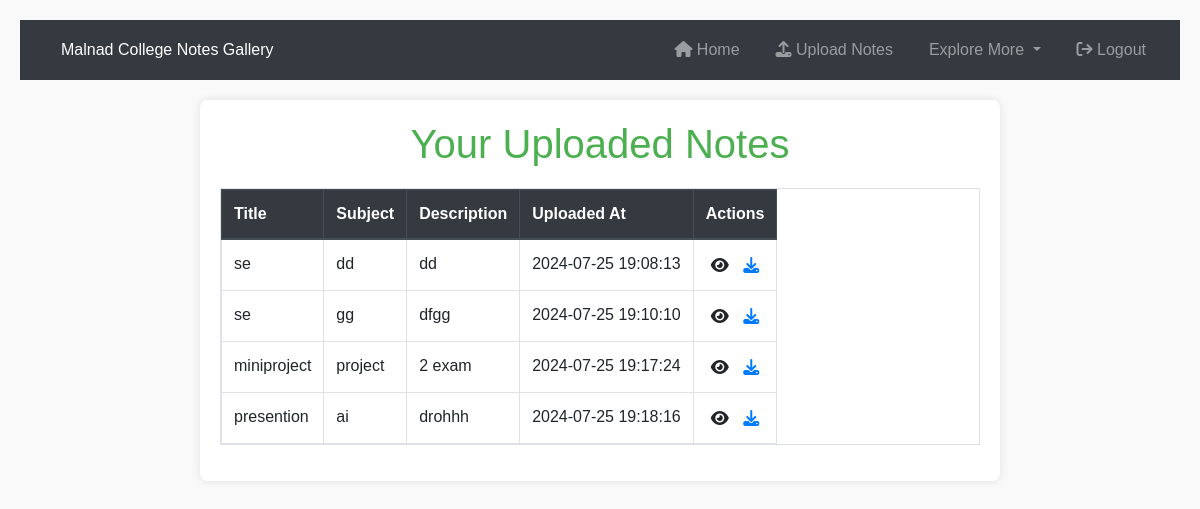
/uploaded_notes.php (signed in), run on the app's committed database.
### tables this page shows
CREATE TABLE `notes` (
  `note_id` int(11) NOT NULL,
  `user_id` int(11) NOT NULL,
  `title` varchar(255) NOT NULL,
  `content` text NOT NULL,
  `description` text DEFAULT NULL,
  `file_name` varchar(255) DEFAULT NULL,
  `file_path` varchar(255) DEFAULT NULL,
  `uploaded_at` timestamp NOT NULL DEFAULT current_timestamp(),
  `subject` varchar(255) NOT NULL,
  `year` int(4) NOT NULL
);

### uploaded_notes.php (the view, shortened to what this page needs)
<?php
require_once('db.php');
function displayNotes($conn, $user_id) {
    $sql = "SELECT note_id, title, subject, description, uploaded_at, file_path FROM notes WHERE user_id = ?";
    if ($stmt = $conn->prepare($sql)) {
        $stmt->bind_param("i", $user_id);
        if ($stmt->execute()) {
            $result = $stmt->get_result();
            if ($result->num_rows > 0) {
                $notes = $result->fetch_all(MYSQLI_ASSOC);
                echo "<table class='table table-bordered table-responsive'>";
                echo "<thead class='thead-dark'>";
                echo "<tr>";
                echo "<th>Title</th>";
                echo "<th>Subject</th>";
                echo "<th>Description</th>";
                echo "<th>Uploaded At</th>";
                echo "<th>Actions</th>";
                echo "</tr>";
                echo "</thead>";
                echo "<tbody>";
                foreach ($notes as $note) {
                    echo "<tr id='note-".$note['note_id']."'>";
                    echo "<td>" . htmlspecialchars($note['title']) . "</td>";
                    echo "<td>" . htmlspecialchars($note['subject']) . "</td>";
                    echo "<td>" . htmlspecialchars($note['description']) . "</td>";
                    echo "<td>" . htmlspecialchars($note['uploaded_at']) . "</td>";
                    echo "<td>
                            <i class='fa fa-eye sprite-icon preview-note' data-file-path='".htmlspecialchars($note['file_path'])."'></i>
                            <a href='download.php?file=".urlencode($note['file_path'])."'><i class='fa fa-download sprite-icon'></i></a>
                          </td>";
                    echo "</tr>";
                }
                echo "</tbody>";
                echo "</table>";
            } else {
                echo "<p>You haven't uploaded any notes yet.</p>";
            }
        } else {
            echo "Oops! Something went wrong. Please try again later.";
        }
    } else {
        echo "Error preparing statement.";
    }
}
?>
<!DOCTYPE html>
<html lang="en">
<head>
    <link rel="stylesheet" href="https://maxcdn.bootstrapcdn.com/bootstrap/4.5.2/css/bootstrap.min.css">
    <link rel="stylesheet" href="https://cdnjs.cloudflare.com/ajax/libs/font-awesome/6.5.2/css/all.min.css">
</head>
<body>
<nav class="navbar navbar-expand-lg navbar-dark bg-dark">
    <a class="navbar-brand" href="#">Malnad College Notes Gallery</a>
    <div class="collapse navbar-collapse" id="navbarNav">
        <ul class="navbar-nav ml-auto">
            <li class="nav-item">
                <a class="nav-link" href="index.php"><i class="fa fa-home"></i> Home</a>
            </li>
            <li class="nav-item">
                <a class="nav-link" href="upload_note.php"><i class="fa fa-upload"></i> Upload Notes</a>
            </li>
            <li class="nav-item dropdown">
                <a class="nav-link dropdown-toggle" href="#" id="navbarDropdown" role="button" data-toggle="dropdown" aria-haspopup="true" aria-expanded="false">
                    Explore More
                </a>
            </li>
            <li class="nav-item">
                <a class="nav-link" href="logout.php" id="logoutLink"><i class="fa fa-sign-out"></i> Logout</a>
            </li>
        </ul>
    </div>
</nav>
<div class="notes-container">
    <h1>Your Uploaded Notes</h1>
    <div class="content">
        <?php displayNotes($conn, $_SESSION["user_id"]); ?>
    </div>
</div>
</body>
</html>

### uploaded_notes.php (style rules this page uses)
body { font-family: Arial, sans-serif; background-color: #f9f9f9; color: #333; margin: 0; padding: 20px; }
.navbar { background-color: #343a40; }
.navbar a { color: #fff; margin: 0 10px; text-decoration: none; font-size: 16px; padding: 10px 15px; transition: color 0.3s, background-color 0.3s; }
h1 { text-align: center; color: #4CAF50; margin-bottom: 20px; }
.notes-container { max-width: 800px; margin: 20px auto; padding: 20px; background-color: white; border-radius: 8px; box-shadow: 0 0 10px rgba(0, 0, 0, 0.1); }
.sprite-icon { cursor: pointer; padding: 5px; transition: transform 0.3s; }

### data on the page
notes: title "se", subject "dd", description "dd", uploaded_at "2024-07-25 19:08:13"
notes: title "se", subject "gg", description "dfgg", uploaded_at "2024-07-25 19:10:10"
notes: title "miniproject", subject "project", description "2 exam", uploaded_at "2024-07-25 19:17:24"
notes: title "presention", subject "ai", description "drohhh", uploaded_at "2024-07-25 19:18:16"
